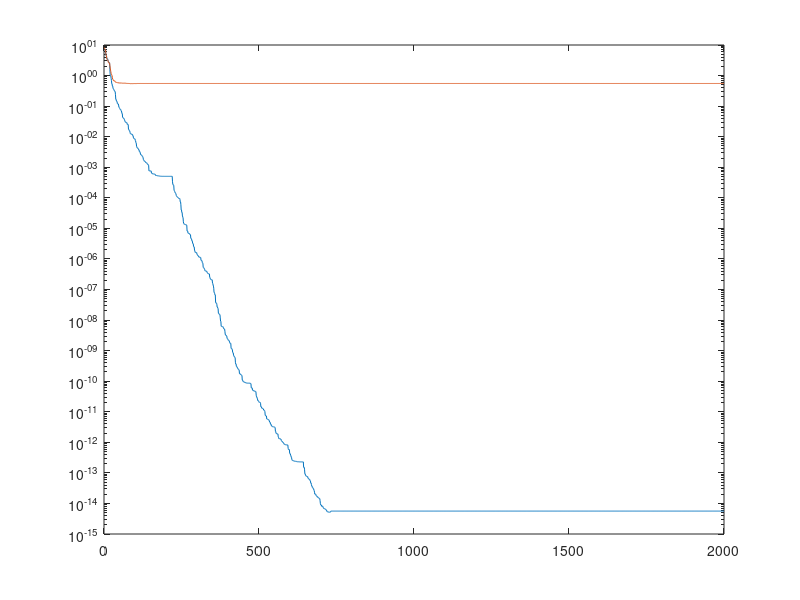

Write MATLAB code to recreate this figure.
clear all; close all; clc;
% Codes for ECS289F - "Opinion dynamics w/ reluctant agents"
% Feel free to play around with it...

N = 10;
A = ones(N) - eye(N); % This is a fully connected graph
iter_max = 2e3; % the max. no. of iterations 

flag = 0; % if flag = 0, run the standard reluctant agent model -> results in biased average
% if flag = 1, then the agents will "delay" until making the next update.
% In this case, the reluctant model will find the true average.

x0 = 10*rand(N,1); % Initialize the opinion with some random numbers..
x_avg = mean(x0); 

% Specify the adaptivity of the agents
tau_x = 2*ones(N,1); 
tau_x([1 2 5 8 10]) = 5; % select the reluctant agents

% Init. the algorithms
x_gossip = x0; x_model1 = x0; xh_model1 = x0; xo_model1 = x0;
cnt_xh = ones(N,1);
sq_dist_gos = zeros(iter_max,1); sq_dist_model1 = sq_dist_gos;

for iter_no = 1 : iter_max
    % A random node wake up at this time
    src_node = randint(1,1,[1 N]);
    % It selects a random neighbor with uniform probability
    pos_set = [1:src_node-1 src_node+1:N];
    pos_choice = find(A(src_node,pos_set)>0);
    dst_node_idx = randint(1,1,[1 length(pos_choice)]);
    dst_node = pos_choice(dst_node_idx);
    
    % Baseline: the two nodes communicates and update opinions instantly
    tmp_avg = (x_gossip(src_node) + x_gossip(dst_node))/2;
    x_gossip(src_node) = tmp_avg;
    x_gossip(dst_node) = tmp_avg;
    
    % For benchmarking: evaluate the square distance
    sq_dist_gos(iter_no) = sqrt(sum( (x_gossip-x_avg).^2 ));
    
    % Model 1 with reluctant agent
    cnt_xh = cnt_xh + 1;
    cnt_xh = min( tau_x, cnt_xh ); % such that the counter is bounded
    
    if ( (mod(iter_no,10) == 0) || (flag == 0) )
        cnt_xh(src_node) = 1; cnt_xh(dst_node) = 1; % reset the counters
        xo_model1(src_node) = x_model1(src_node); xo_model1(dst_node) = x_model1(dst_node);
        % tmp_avg is the average of the two agents' opinion
        tmp_avg = (x_model1(src_node) + x_model1(dst_node))/2;
        % xh_model1 corresponds to the \hat{x} in the writeup
        xh_model1(src_node) = tmp_avg; xh_model1(dst_node) = tmp_avg;
    end

    % we now evaluate the updates for both agents according to the
    % designed rule
    for n = 1 : N
        x_model1(n) = (cnt_xh(n)/tau_x(n))*xh_model1(n) + ...
            ((tau_x(n)-cnt_xh(n))/tau_x(n))*xo_model1(n);
    end
    
    % eval. the squared distance now
    sq_dist_model1(iter_no) = sqrt(sum( (x_model1-x_avg).^2 ));
end

fprintf('Sq. Dist to true average (baseline): %f ||',sq_dist_gos(end));
fprintf('Sq. Dist to true average (Model1): %f \n',sq_dist_model1(end));

semilogy(1:iter_max,sq_dist_gos,1:iter_max,sq_dist_model1)